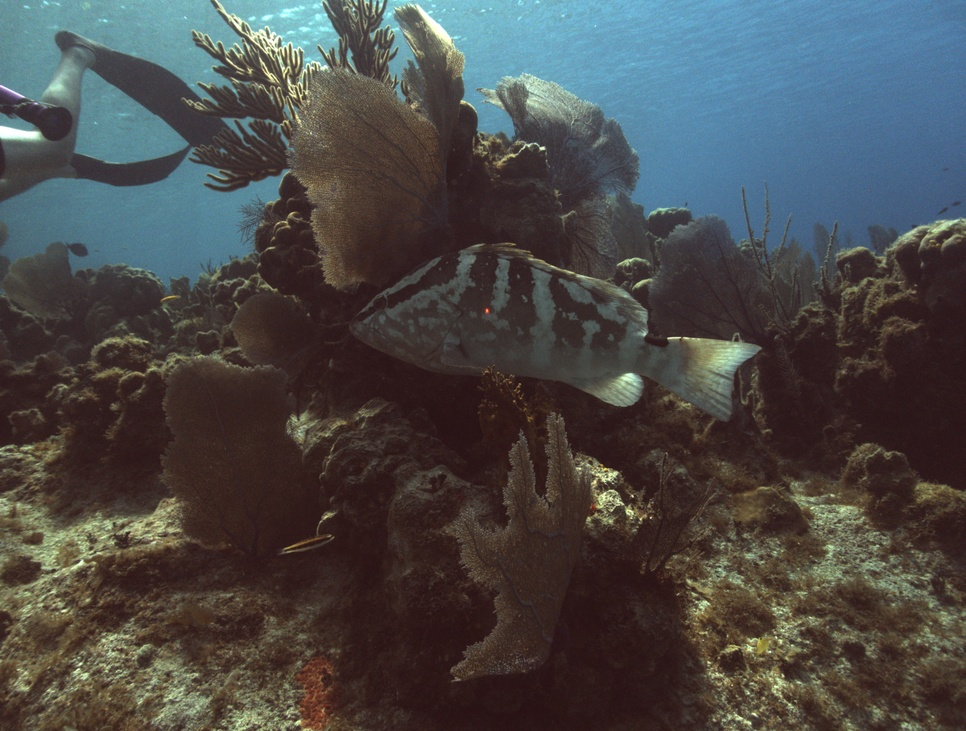
#> input picture e4e-data/0a00c5958d9d70c7e67ed3862fa3b09c.JPG, 966 x 731 px, shrunk from 3987 x 3016 before the run
$ python -i preprocess.py   (imports and definitions only)
#> lines starting #> are read from the running program, lines starting #| are printed output that depends on the picture
#> further down, picture is the input picture: shape (731, 966, 3); mean B, G, R 73.4, 73.9, 74.1
"""
Stage 1: Image preprocessing for laser dot visibility enhancement.

Applies white balance correction, CLAHE contrast enhancement, and
bilateral denoising to make faint laser dots more detectable.
"""

import numpy as np
import cv2


def gray_world_white_balance(img_bgr):
    """Correct color cast via Gray World assumption (mean of each channel -> gray)."""
    mean_b, mean_g, mean_r = [img_bgr[:, :, c].mean() for c in range(3)]
#> mean_b = 73.41; mean_g = 73.89; mean_r = 74.1
    gray = (mean_b + mean_g + mean_r) / 3.0
#> gray = 73.8
    scale = np.array([gray / mean_b, gray / mean_g, gray / mean_r])
#> scale = [1.01, 0.999, 0.996]
    balanced = img_bgr.astype(np.float32) * scale[np.newaxis, np.newaxis, :]
    return np.clip(balanced, 0, 255).astype(np.uint8)


def apply_clahe(img_bgr, clip_limit=3.0, tile_size=8):
    """Boost local contrast on the L channel of LAB space."""
#> called with clip_limit = 3, tile_size = 8
    lab = cv2.cvtColor(img_bgr, cv2.COLOR_BGR2LAB)
#> lab: shape (731, 966, 3); mean of channels 0, 1, 2 78.1, 130.1, 128.8
    l, a, b = cv2.split(lab)
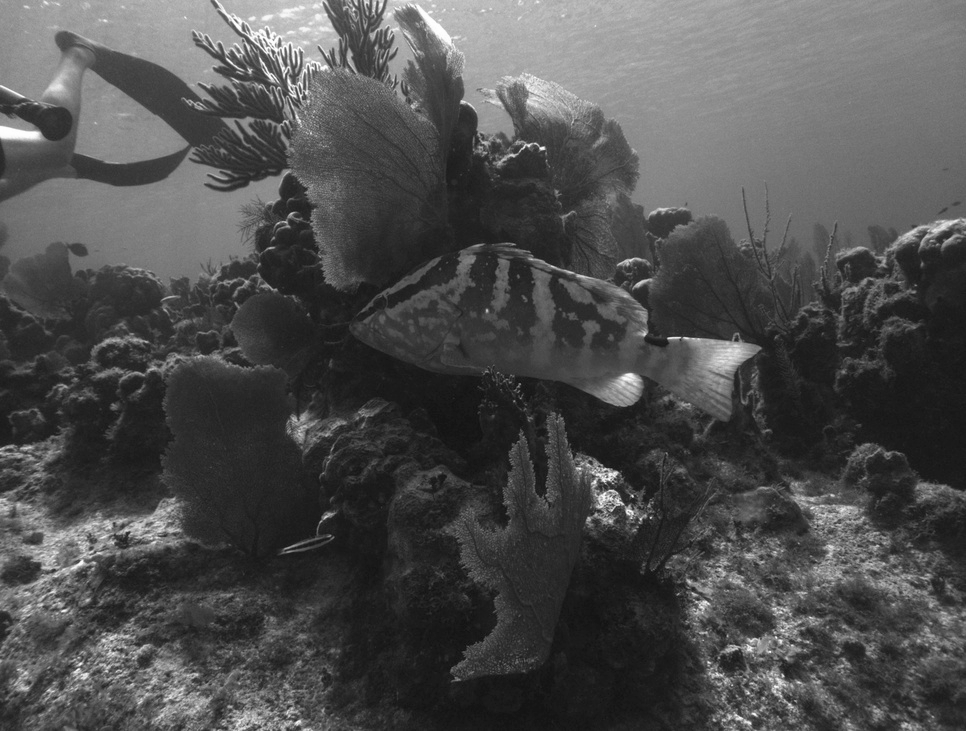
#> l: shape (731, 966); min 17, max 254, mean 78.1
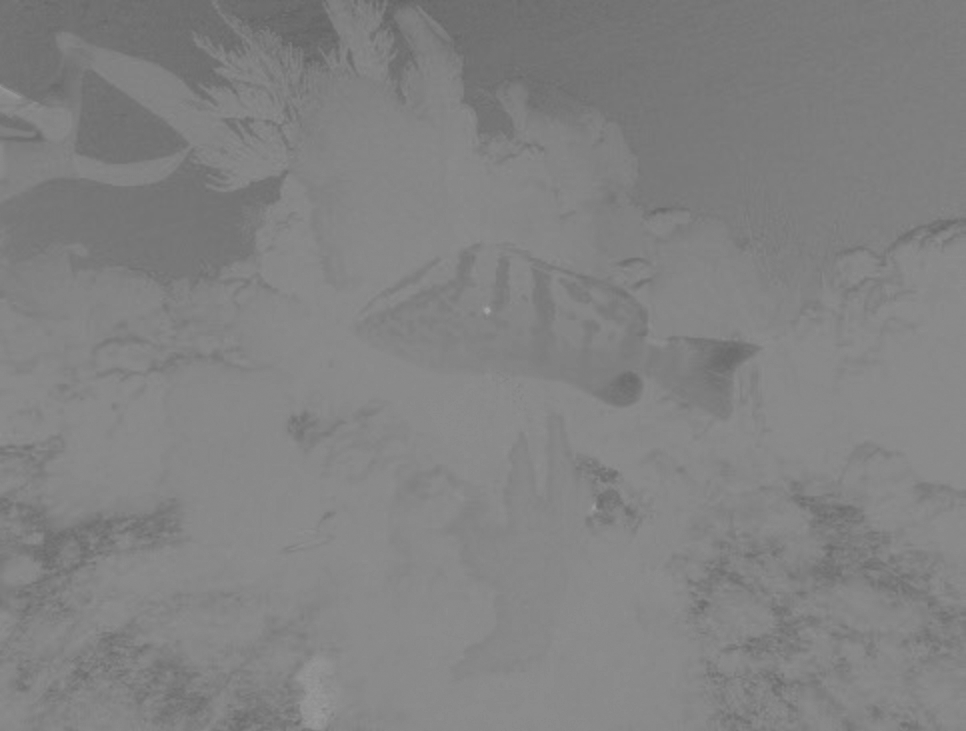
#> a: shape (731, 966); min 100, max 165, mean 130.1
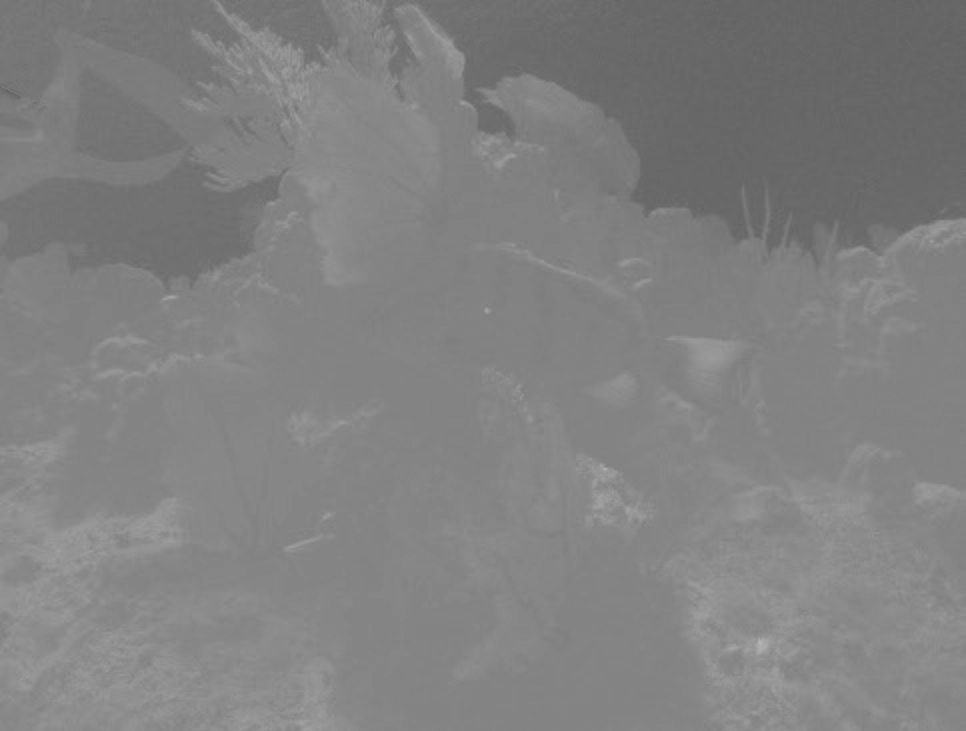
#> b: shape (731, 966); min 97, max 181, mean 128.8
    clahe = cv2.createCLAHE(clipLimit=clip_limit, tileGridSize=(tile_size, tile_size))
    l_eq = clahe.apply(l)
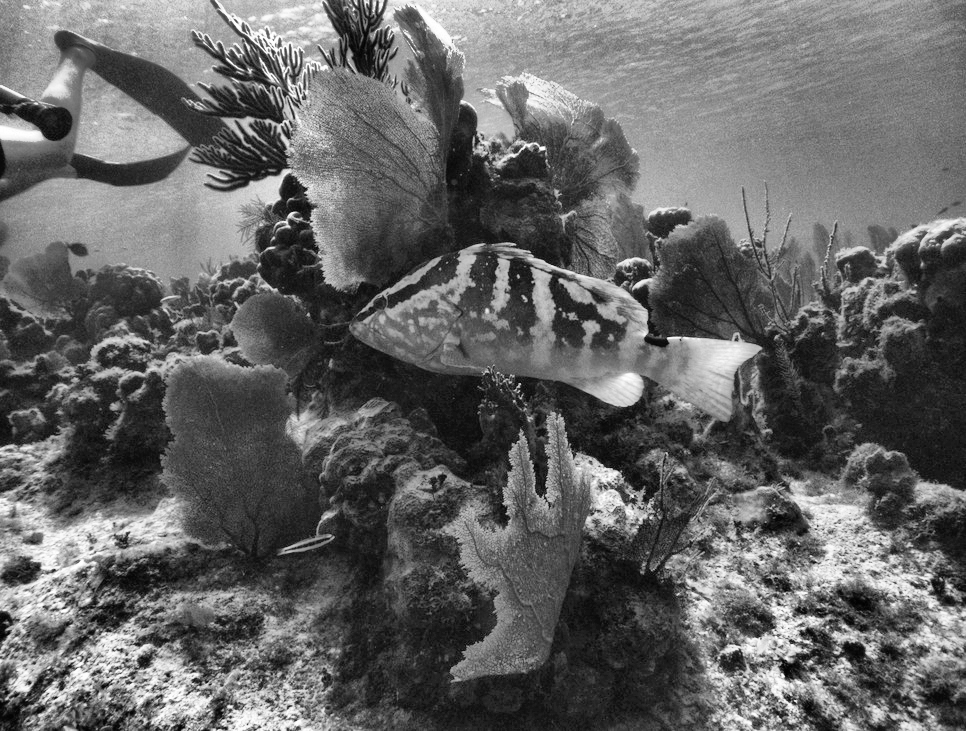
#> l_eq: shape (731, 966); min 1, max 255, mean 100.8
    lab_eq = cv2.merge([l_eq, a, b])
#> lab_eq: shape (731, 966, 3); mean of channels 0, 1, 2 100.8, 130.1, 128.8
    return cv2.cvtColor(lab_eq, cv2.COLOR_LAB2BGR)
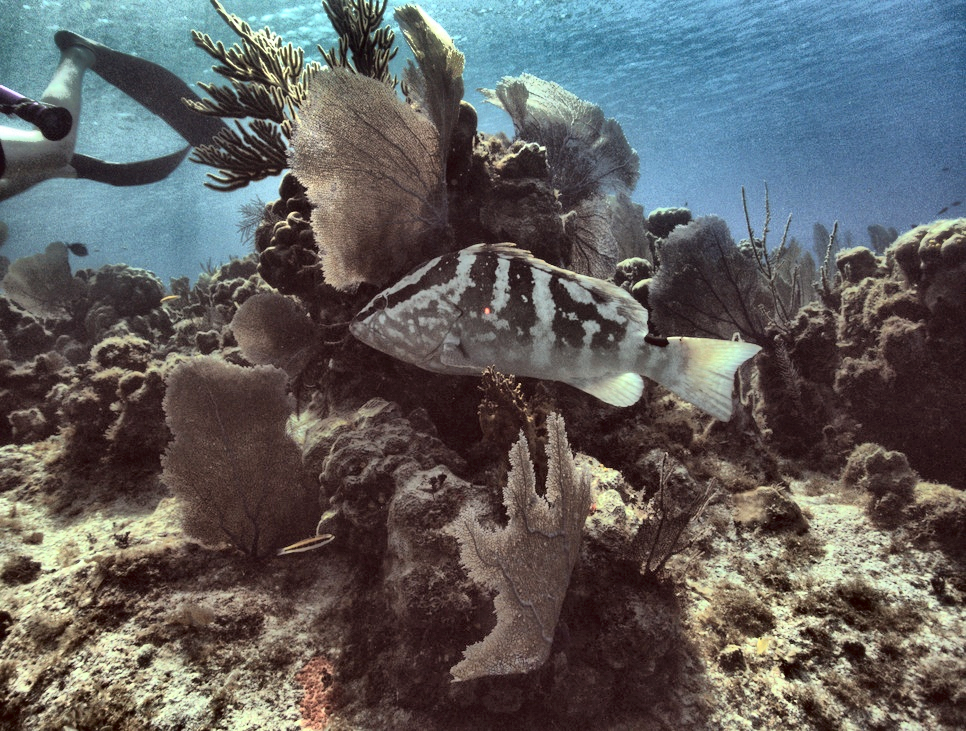
#> returned value: shape (731, 966, 3); mean B, G, R 95, 94.9, 95.7


def bilateral_denoise(img_bgr, d=7, sigma_color=50, sigma_space=50):
    """Edge-preserving denoising that keeps laser dot edges sharp."""
#> called with d = 7, sigma_color = 50, sigma_space = 50
    return cv2.bilateralFilter(img_bgr, d, sigma_color, sigma_space)


def preprocess(img_bgr, white_balance=True, clahe=True, denoise=True,
               clahe_clip=3.0, clahe_tile=8):
    """
    Full preprocessing pipeline.

    Parameters
    ----------
    img_bgr : np.ndarray  (H, W, 3) uint8 BGR image
    white_balance : bool   apply gray-world white balance
    clahe : bool           apply CLAHE on LAB L-channel
    denoise : bool         apply bilateral denoising

    Returns
    -------
    np.ndarray  (H, W, 3) uint8 BGR preprocessed image
    """
    out = img_bgr.copy()
    if white_balance:
        out = gray_world_white_balance(out)
    if clahe:
        out = apply_clahe(out, clip_limit=clahe_clip, tile_size=clahe_tile)
    if denoise:
        out = bilateral_denoise(out)
    return out


def load_image(path):
    """Load image from any supported format (including webp) as BGR uint8."""
    img = cv2.imread(path, cv2.IMREAD_COLOR)
    if img is None:
        from PIL import Image as PILImage
        pil = PILImage.open(path).convert("RGB")
        img = cv2.cvtColor(np.array(pil), cv2.COLOR_RGB2BGR)
    return img

>>> import cv2
>>> picture = cv2.imread('e4e-data/0a00c5958d9d70c7e67ed3862fa3b09c.JPG')
>>> result = preprocess(picture)
